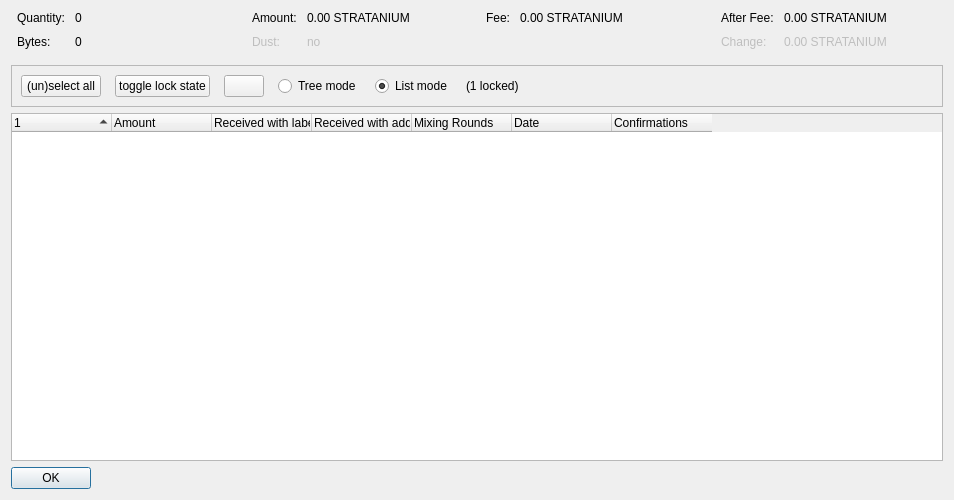
<?xml version="1.0" encoding="UTF-8"?>
<ui version="4.0">
 <class>CoinControlDialog</class>
 <widget class="QDialog" name="CoinControlDialog">
  <property name="geometry">
   <rect>
    <x>0</x>
    <y>0</y>
    <width>954</width>
    <height>500</height>
   </rect>
  </property>
  <property name="windowTitle">
   <string>Coin Selection</string>
  </property>
  <layout class="QVBoxLayout" name="verticalLayout">
   <item>
    <layout class="QHBoxLayout" name="horizontalLayoutTop" stretch="0,0,0,0">
     <property name="topMargin">
      <number>0</number>
     </property>
     <property name="bottomMargin">
      <number>10</number>
     </property>
     <item>
      <layout class="QFormLayout" name="formLayoutCoinControl1">
       <property name="horizontalSpacing">
        <number>10</number>
       </property>
       <property name="verticalSpacing">
        <number>10</number>
       </property>
       <property name="leftMargin">
        <number>6</number>
       </property>
       <property name="rightMargin">
        <number>6</number>
       </property>
       <item row="0" column="0">
        <widget class="QLabel" name="labelCoinControlQuantityText">
         <property name="text">
          <string>Quantity:</string>
         </property>
        </widget>
       </item>
       <item row="0" column="1">
        <widget class="QLabel" name="labelCoinControlQuantity">
         <property name="cursor">
          <cursorShape>IBeamCursor</cursorShape>
         </property>
         <property name="contextMenuPolicy">
          <enum>Qt::ActionsContextMenu</enum>
         </property>
         <property name="text">
          <string notr="true">0</string>
         </property>
         <property name="textInteractionFlags">
          <set>Qt::LinksAccessibleByMouse|Qt::TextSelectableByKeyboard|Qt::TextSelectableByMouse</set>
         </property>
        </widget>
       </item>
       <item row="1" column="0">
        <widget class="QLabel" name="labelCoinControlBytesText">
         <property name="text">
          <string>Bytes:</string>
         </property>
        </widget>
       </item>
       <item row="1" column="1">
        <widget class="QLabel" name="labelCoinControlBytes">
         <property name="cursor">
          <cursorShape>IBeamCursor</cursorShape>
         </property>
         <property name="contextMenuPolicy">
          <enum>Qt::ActionsContextMenu</enum>
         </property>
         <property name="text">
          <string notr="true">0</string>
         </property>
         <property name="textInteractionFlags">
          <set>Qt::LinksAccessibleByMouse|Qt::TextSelectableByKeyboard|Qt::TextSelectableByMouse</set>
         </property>
        </widget>
       </item>
      </layout>
     </item>
     <item>
      <layout class="QFormLayout" name="formLayoutCoinControl2">
       <property name="horizontalSpacing">
        <number>10</number>
       </property>
       <property name="verticalSpacing">
        <number>10</number>
       </property>
       <property name="leftMargin">
        <number>6</number>
       </property>
       <property name="rightMargin">
        <number>6</number>
       </property>
       <item row="0" column="0">
        <widget class="QLabel" name="labelCoinControlAmountText">
         <property name="text">
          <string>Amount:</string>
         </property>
        </widget>
       </item>
       <item row="0" column="1">
        <widget class="QLabel" name="labelCoinControlAmount">
         <property name="cursor">
          <cursorShape>IBeamCursor</cursorShape>
         </property>
         <property name="contextMenuPolicy">
          <enum>Qt::ActionsContextMenu</enum>
         </property>
         <property name="text">
          <string notr="true">0.00 STRATANIUM</string>
         </property>
         <property name="textInteractionFlags">
          <set>Qt::LinksAccessibleByMouse|Qt::TextSelectableByKeyboard|Qt::TextSelectableByMouse</set>
         </property>
        </widget>
       </item>
       <item row="1" column="0">
        <widget class="QLabel" name="labelCoinControlLowOutputText">
         <property name="enabled">
          <bool>false</bool>
         </property>
         <property name="text">
          <string>Dust:</string>
         </property>
        </widget>
       </item>
       <item row="1" column="1">
        <widget class="QLabel" name="labelCoinControlLowOutput">
         <property name="enabled">
          <bool>false</bool>
         </property>
         <property name="cursor">
          <cursorShape>IBeamCursor</cursorShape>
         </property>
         <property name="contextMenuPolicy">
          <enum>Qt::ActionsContextMenu</enum>
         </property>
         <property name="text">
          <string notr="true">no</string>
         </property>
         <property name="textInteractionFlags">
          <set>Qt::LinksAccessibleByMouse|Qt::TextSelectableByKeyboard|Qt::TextSelectableByMouse</set>
         </property>
        </widget>
       </item>
      </layout>
     </item>
     <item>
      <layout class="QFormLayout" name="formLayoutCoinControl3">
       <property name="horizontalSpacing">
        <number>10</number>
       </property>
       <property name="verticalSpacing">
        <number>10</number>
       </property>
       <property name="leftMargin">
        <number>6</number>
       </property>
       <property name="rightMargin">
        <number>6</number>
       </property>
       <item row="0" column="0">
        <widget class="QLabel" name="labelCoinControlFeeText">
         <property name="text">
          <string>Fee:</string>
         </property>
        </widget>
       </item>
       <item row="0" column="1">
        <widget class="QLabel" name="labelCoinControlFee">
         <property name="cursor">
          <cursorShape>IBeamCursor</cursorShape>
         </property>
         <property name="contextMenuPolicy">
          <enum>Qt::ActionsContextMenu</enum>
         </property>
         <property name="text">
          <string notr="true">0.00 STRATANIUM</string>
         </property>
         <property name="textInteractionFlags">
          <set>Qt::LinksAccessibleByMouse|Qt::TextSelectableByKeyboard|Qt::TextSelectableByMouse</set>
         </property>
        </widget>
       </item>
      </layout>
     </item>
     <item>
      <layout class="QFormLayout" name="formLayoutCoinControl4">
       <property name="horizontalSpacing">
        <number>10</number>
       </property>
       <property name="verticalSpacing">
        <number>10</number>
       </property>
       <property name="leftMargin">
        <number>6</number>
       </property>
       <property name="rightMargin">
        <number>6</number>
       </property>
       <item row="0" column="0">
        <widget class="QLabel" name="labelCoinControlAfterFeeText">
         <property name="text">
          <string>After Fee:</string>
         </property>
        </widget>
       </item>
       <item row="0" column="1">
        <widget class="QLabel" name="labelCoinControlAfterFee">
         <property name="cursor">
          <cursorShape>IBeamCursor</cursorShape>
         </property>
         <property name="contextMenuPolicy">
          <enum>Qt::ActionsContextMenu</enum>
         </property>
         <property name="text">
          <string notr="true">0.00 STRATANIUM</string>
         </property>
         <property name="textInteractionFlags">
          <set>Qt::LinksAccessibleByMouse|Qt::TextSelectableByKeyboard|Qt::TextSelectableByMouse</set>
         </property>
        </widget>
       </item>
       <item row="1" column="0">
        <widget class="QLabel" name="labelCoinControlChangeText">
         <property name="enabled">
          <bool>false</bool>
         </property>
         <property name="text">
          <string>Change:</string>
         </property>
        </widget>
       </item>
       <item row="1" column="1">
        <widget class="QLabel" name="labelCoinControlChange">
         <property name="enabled">
          <bool>false</bool>
         </property>
         <property name="cursor">
          <cursorShape>IBeamCursor</cursorShape>
         </property>
         <property name="contextMenuPolicy">
          <enum>Qt::ActionsContextMenu</enum>
         </property>
         <property name="text">
          <string notr="true">0.00 STRATANIUM</string>
         </property>
         <property name="textInteractionFlags">
          <set>Qt::LinksAccessibleByMouse|Qt::TextSelectableByKeyboard|Qt::TextSelectableByMouse</set>
         </property>
        </widget>
       </item>
      </layout>
     </item>
    </layout>
   </item>
   <item>
    <widget class="QFrame" name="frame">
     <property name="minimumSize">
      <size>
       <width>0</width>
       <height>40</height>
      </size>
     </property>
     <property name="frameShape">
      <enum>QFrame::StyledPanel</enum>
     </property>
     <property name="frameShadow">
      <enum>QFrame::Sunken</enum>
     </property>
     <layout class="QHBoxLayout" name="horizontalLayout">
      <item>
       <layout class="QHBoxLayout" name="horizontalLayoutPanel" stretch="0,0,0,0,0,0,0">
        <property name="spacing">
         <number>14</number>
        </property>
        <item>
         <widget class="QPushButton" name="pushButtonSelectAll">
          <property name="sizePolicy">
           <sizepolicy hsizetype="Maximum" vsizetype="Fixed">
            <horstretch>0</horstretch>
            <verstretch>0</verstretch>
           </sizepolicy>
          </property>
          <property name="text">
           <string>(un)select all</string>
          </property>
          <property name="autoDefault">
           <bool>false</bool>
          </property>
         </widget>
        </item>
        <item>
         <widget class="QPushButton" name="pushButtonToggleLock">
          <property name="sizePolicy">
           <sizepolicy hsizetype="Maximum" vsizetype="Fixed">
            <horstretch>0</horstretch>
            <verstretch>0</verstretch>
           </sizepolicy>
          </property>
          <property name="text">
           <string>toggle lock state</string>
          </property>
          <property name="autoDefault">
           <bool>false</bool>
          </property>
         </widget>
        </item>
        <item>
         <widget class="QPushButton" name="hideButton">
          <property name="sizePolicy">
           <sizepolicy hsizetype="Maximum" vsizetype="Fixed">
            <horstretch>0</horstretch>
            <verstretch>0</verstretch>
           </sizepolicy>
          </property>
          <property name="text">
           <string/>
          </property>
          <property name="autoDefault">
           <bool>false</bool>
          </property>
         </widget>
        </item>
        <item>
         <widget class="QRadioButton" name="radioTreeMode">
          <property name="sizePolicy">
           <sizepolicy hsizetype="Maximum" vsizetype="Fixed">
            <horstretch>0</horstretch>
            <verstretch>0</verstretch>
           </sizepolicy>
          </property>
          <property name="text">
           <string>Tree mode</string>
          </property>
         </widget>
        </item>
        <item>
         <widget class="QRadioButton" name="radioListMode">
          <property name="sizePolicy">
           <sizepolicy hsizetype="Maximum" vsizetype="Fixed">
            <horstretch>0</horstretch>
            <verstretch>0</verstretch>
           </sizepolicy>
          </property>
          <property name="text">
           <string>List mode</string>
          </property>
          <property name="checked">
           <bool>true</bool>
          </property>
         </widget>
        </item>
        <item>
         <widget class="QLabel" name="labelLocked">
          <property name="text">
           <string>(1 locked)</string>
          </property>
         </widget>
        </item>
        <item>
         <spacer name="horizontalSpacer">
          <property name="orientation">
           <enum>Qt::Horizontal</enum>
          </property>
          <property name="sizeHint" stdset="0">
           <size>
            <width>40</width>
            <height>20</height>
           </size>
          </property>
         </spacer>
        </item>
       </layout>
      </item>
     </layout>
    </widget>
   </item>
   <item>
    <widget class="CoinControlTreeWidget" name="treeWidget">
     <property name="contextMenuPolicy">
      <enum>Qt::CustomContextMenu</enum>
     </property>
     <property name="sortingEnabled">
      <bool>false</bool>
     </property>
     <property name="columnCount">
      <number>7</number>
     </property>
     <attribute name="headerShowSortIndicator" stdset="0">
      <bool>true</bool>
     </attribute>
     <attribute name="headerStretchLastSection">
      <bool>false</bool>
     </attribute>
     <column>
      <property name="text">
       <string/>
      </property>
     </column>
     <column>
      <property name="text">
       <string>Amount</string>
      </property>
     </column>
     <column>
      <property name="text">
       <string>Received with label</string>
      </property>
     </column>
     <column>
      <property name="text">
       <string>Received with address</string>
      </property>
     </column>
     <column>
      <property name="text">
       <string>Mixing Rounds</string>
      </property>
     </column>
     <column>
      <property name="text">
       <string>Date</string>
      </property>
     </column>
     <column>
      <property name="text">
       <string>Confirmations</string>
      </property>
      <property name="toolTip">
       <string>Confirmed</string>
      </property>
     </column>
    </widget>
   </item>
   <item>
    <widget class="QDialogButtonBox" name="buttonBox">
     <property name="sizePolicy">
      <sizepolicy hsizetype="Maximum" vsizetype="Fixed">
       <horstretch>0</horstretch>
       <verstretch>0</verstretch>
      </sizepolicy>
     </property>
     <property name="orientation">
      <enum>Qt::Horizontal</enum>
     </property>
     <property name="standardButtons">
      <set>QDialogButtonBox::Ok</set>
     </property>
    </widget>
   </item>
  </layout>
 </widget>
 <customwidgets>
  <customwidget>
   <class>CoinControlTreeWidget</class>
   <extends>QTreeWidget</extends>
   <header>qt/coincontroltreewidget.h</header>
  </customwidget>
 </customwidgets>
 <resources/>
 <connections/>
</ui>
